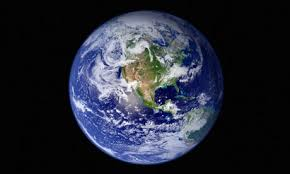
#> input picture OPENCV/res1.jpg, 290 x 174 px, found by its file name
$ python OpenCV2.py
#> lines starting #> are read from the running program, lines starting #| are printed output that depends on the picture; after the words box and inside, x2 and y2 are one past the last pixel; in counts of white or black regions, pixels touching at a corner belong together
import numpy as np
import cv2

img = cv2.imread(r'D:\ibrahim_ediz\Ornekler\OPENCV\res1.jpg',cv2.IMREAD_COLOR)
#> img is the input picture: shape (174, 290, 3); mean B, G, R 52.9, 40.6, 37.1
scale_percent = 160 # percent of original size
width = int(img.shape[1] * scale_percent / 100)
#> width = 464
height = int(img.shape[0] * scale_percent / 100)
#> height = 278
dim = (width, height)
#> dim = (464, 278)
resized = cv2.resize(img, dim, interpolation = cv2.INTER_AREA)
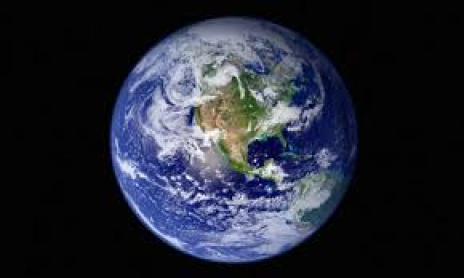
#> resized: shape (278, 464, 3); mean B, G, R 52.9, 40.6, 37.1
px = img[10:60,10:80]
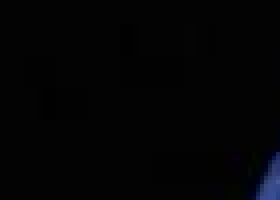
#> px: shape (50, 70, 3) (shown 4 times larger); mean B, G, R 4.6, 3.6, 3.4
img[60:110,90:160]  = px
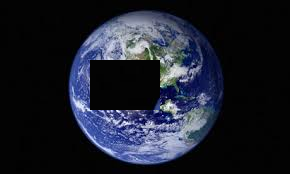
#> img: shape (174, 290, 3); 6.94% of pixels changed, all inside (x1, y1, x2, y2) = (90, 60, 160, 110)
cv2.imshow('deneme',resized)
cv2.imshow('image',img)
cv2.waitKey(0)
cv2.destroyAllWindows()

$ run again, with OPENCV/bookpage.jpg copied over OPENCV/res1.jpg
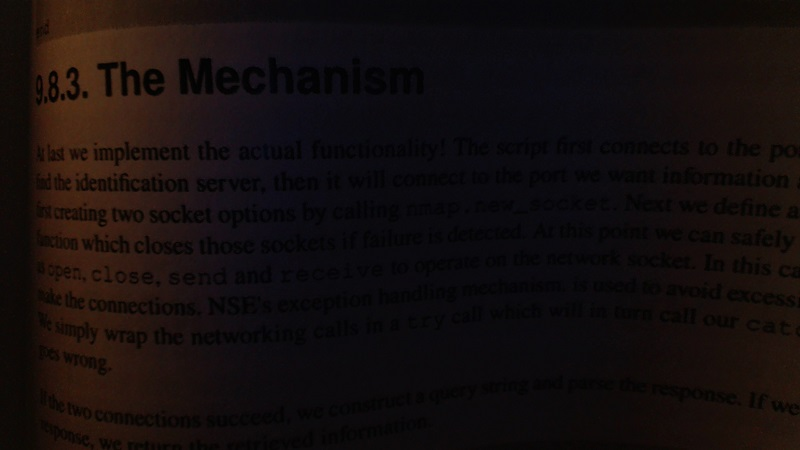
#> input picture OPENCV/bookpage.jpg, 800 x 450 px, found by its file name
#> img is the input picture: shape (450, 800, 3); mean B, G, R 13.4, 13.6, 20.3
#> `px = img[10:60,10:80]`:
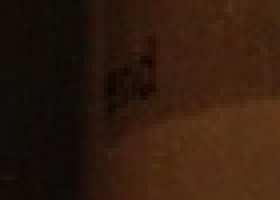
#> px: shape (50, 70, 3) (shown 4 times larger); mean B, G, R 14.1, 27.6, 48.9
#> `img[60:110,90:160]  = px`:
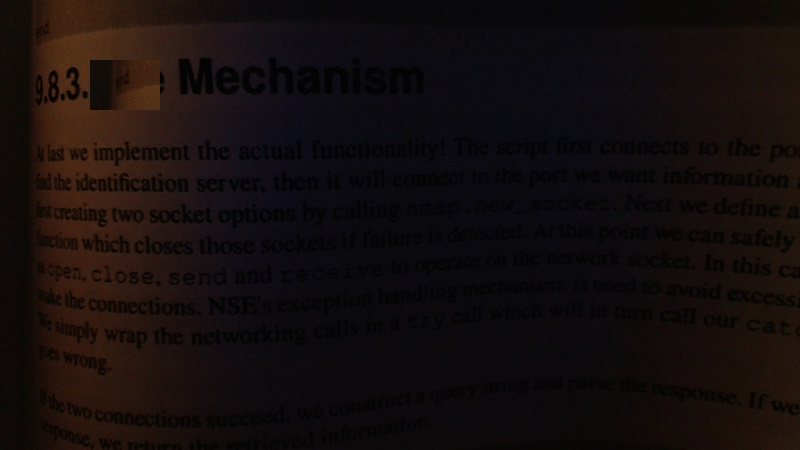
#> img: shape (450, 800, 3); 0.97% of pixels changed, all inside (x1, y1, x2, y2) = (90, 60, 160, 110)
